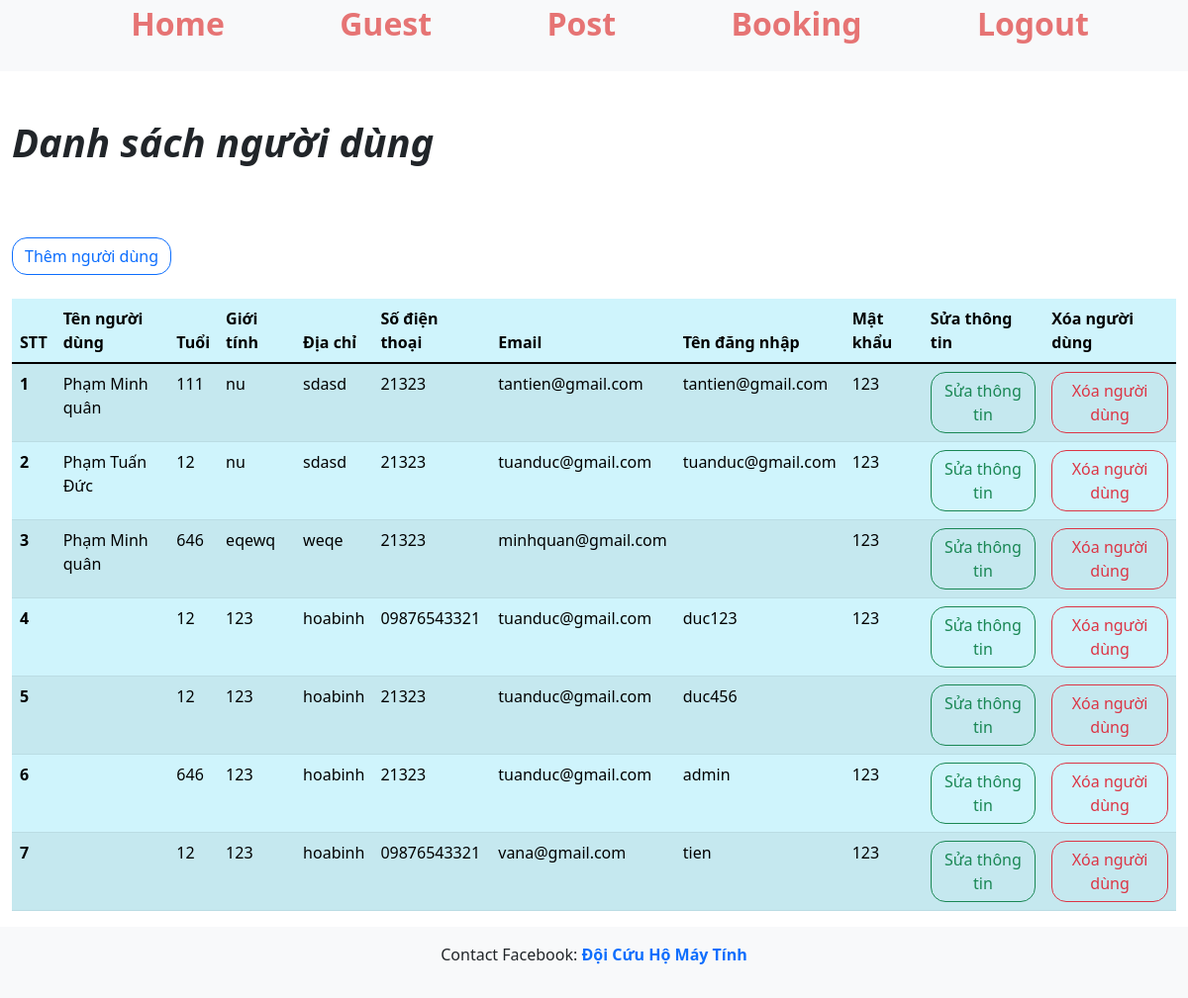
/admin/mana_guest.php, run on the app's committed database.
### tables this page shows
CREATE TABLE `user` (
  `guest_id` int(11) NOT NULL,
  `guest_name` varchar(100) NOT NULL,
  `guest_age` int(100) NOT NULL,
  `guest_gender` varchar(10) NOT NULL,
  `guest_address` varchar(100) NOT NULL,
  `guest_phone` varchar(100) NOT NULL,
  `guest_email` varchar(100) NOT NULL,
  `guest_username` varchar(100) NOT NULL,
  `guest_password` varchar(16) NOT NULL
);

### admin/mana_guest.php (the view, shortened to what this page needs)
<?php
include('../config/adminheader.php');
include('../config/constant_admin.php');
?>
<div class="container-fluid ">
    <h1 class="fw-bold my-5 fst-italic"> Danh sách người dùng </h1>
    <br>
    <a href="add_guest.php" class=" btn btn-outline-primary">Thêm người dùng</a>
    <table class="table table-info table-striped mt-4 ">
  <thead>
    <tr>
      <th scope="col">STT</th>
      <th scope="col">Tên người dùng</th>
      <th scope="col">Tuổi</th>
      <th scope="col">Giới tính</th>
      <th scope="col">Địa chỉ</th>
      <th scope="col">Số điện thoại</th>
      <th scope="col">Email</th>
      <th scope="col">Tên đăng nhập</th>
      <th scope="col">Mật khẩu</th>
      <th scope="col">Sửa thông tin</th>
      <th scope="col">Xóa người dùng</th>
    </tr>
  </thead>
  <tbody>
  <?php
  $sql ="SELECT * FROM user";
  $result = mysqli_query($conn,$sql);
  if(mysqli_num_rows($result)>0){
      $i = 1;
      while($row = mysqli_fetch_assoc($result)){
  ?>
    <tr>
      <th scope="row"><?php echo $i ?></th>
      <td><?php echo $row['guest_name']; ?></td>
      <td><?php echo $row['guest_age']; ?></td>
      <td><?php echo $row['guest_gender']; ?></td>
      <td><?php echo $row['guest_address']; ?></td>
      <td><?php echo $row['guest_phone']; ?></td>
      <td><?php echo $row['guest_email']; ?></td>
      <td><?php echo $row['guest_username']; ?></td>
      <td><?php echo $row['guest_password']; ?></td>
      <td><a href="edit_guest.php?guest_id=<?php echo $row['guest_id']; ?> " class="btn btn-outline-success"> Sửa thông tin </a></td>
      <td><a href="delete_guest.php?guest_id=<?php echo $row['guest_id']; ?> " class="btn btn-outline-danger"> Xóa người dùng </a></td>
    </tr>
    <?php
    $i++;
      }
    }
    ?>
  </tbody>
</table>
</div>
<?php
include('../config/adminfooter.php')
?>

### css/admin.css (style rules this page uses)
a { text-decoration: none; }
.btn { border-radius: 15px; }

### data on the page
user: guest_name "Phạm Minh quân", guest_age "111", guest_gender "nu", guest_address "sdasd", guest_phone "21323", guest_email "tantien@gmail.com", guest_username "tantien@gmail.com", guest_password "123"
user: guest_name "Phạm Tuấn Đức", guest_age "12", guest_gender "nu", guest_address "sdasd", guest_phone "21323", guest_email "tuanduc@gmail.com", guest_username "tuanduc@gmail.com", guest_password "123"
user: guest_name "Phạm Minh quân", guest_age "646", guest_gender "eqewq", guest_address "weqe", guest_phone "21323", guest_email "minhquan@gmail.com", guest_password "123"
user: guest_age "12", guest_gender "123", guest_address "hoabinh", guest_phone "09876543321", guest_email "tuanduc@gmail.com", guest_username "duc123", guest_password "123"
user: guest_age "12", guest_gender "123", guest_address "hoabinh", guest_phone "21323", guest_email "tuanduc@gmail.com", guest_username "duc456"
user: guest_age "646", guest_gender "123", guest_address "hoabinh", guest_phone "21323", guest_email "tuanduc@gmail.com", guest_username "admin", guest_password "123"
user: guest_age "12", guest_gender "123", guest_address "hoabinh", guest_phone "09876543321", guest_email "vana@gmail.com", guest_username "tien", guest_password "123"
